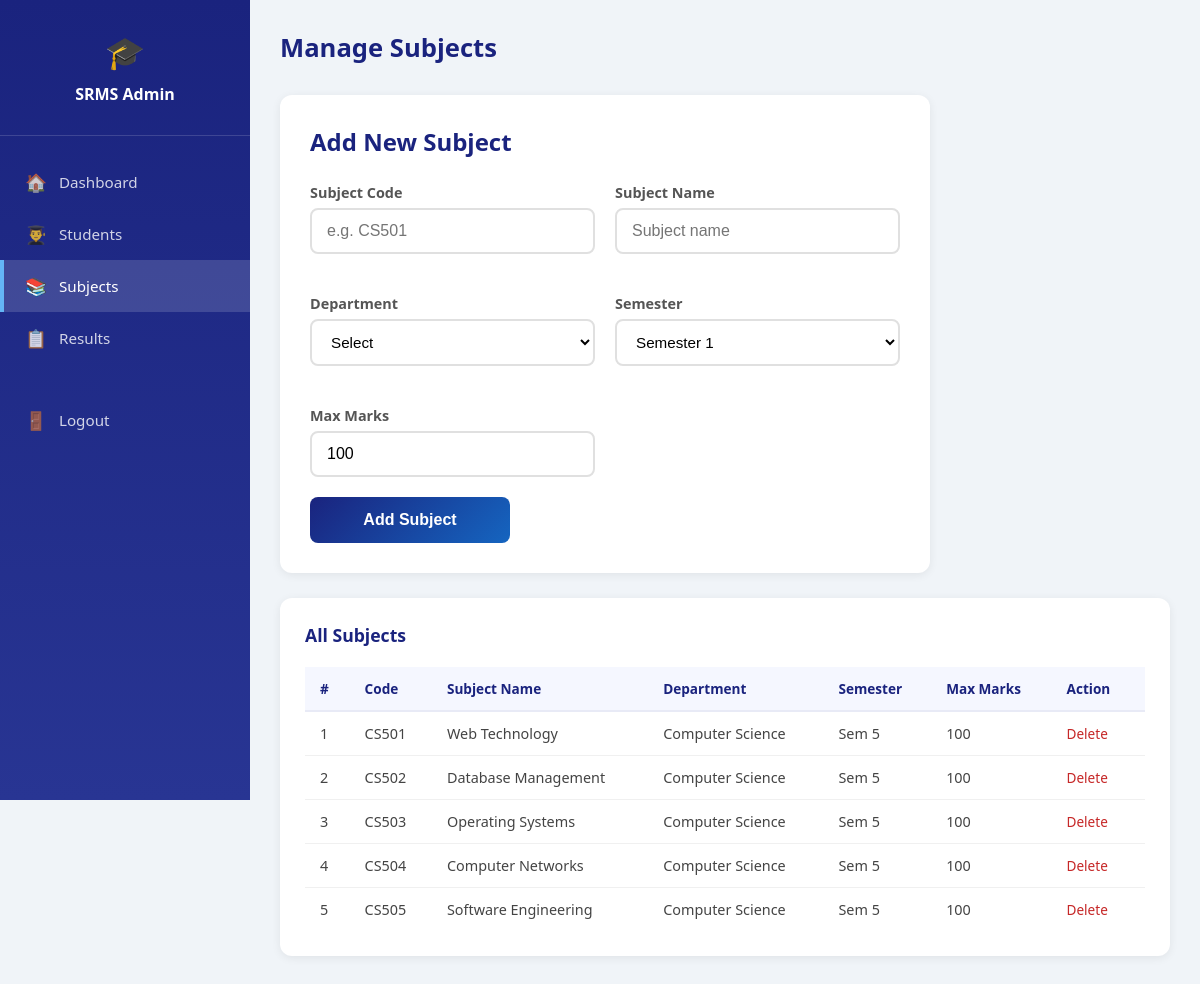
The app's page /php/manage_subjects.php (signed in) with its own data.
### tables this page shows
CREATE TABLE subjects (
    id INT AUTO_INCREMENT PRIMARY KEY,
    subject_code VARCHAR(20) NOT NULL UNIQUE,
    subject_name VARCHAR(100) NOT NULL,
    department VARCHAR(50) NOT NULL,
    semester INT NOT NULL,
    max_marks INT DEFAULT 100
);

### php/manage_subjects.php (the view, shortened to what this page needs)
<?php
require_once 'config.php';
$subjects = mysqli_query($conn, "SELECT * FROM subjects ORDER BY semester, subject_code");
?>
<!DOCTYPE html>
<html lang="en">
<head><meta charset="UTF-8"><title>Manage Subjects - SRMS</title><link rel="stylesheet" href="../css/style.css"></head>
<body>
<div class="dashboard">
    <aside class="sidebar">
        <div class="brand"><div style="font-size:2rem;">🎓</div><h3>SRMS Admin</h3></div>
        <nav>
            <a href="admin_dashboard.php"><span>🏠</span> Dashboard</a>
            <a href="manage_students.php"><span>👨‍🎓</span> Students</a>
            <a href="manage_subjects.php" class="active"><span>📚</span> Subjects</a>
            <a href="manage_results.php"><span>📋</span> Results</a>
            <a href="admin_logout.php" style="margin-top:30px;"><span>🚪</span> Logout</a>
        </nav>
    </aside>
    <main class="main-content">
        <div class="topbar"><h1>Manage Subjects</h1></div>
        <div class="form-card" style="margin-bottom:25px;">
            <h2>Add New Subject</h2>
            <form method="POST">
                <div class="form-row">
                    <div class="form-group"><label>Subject Code</label><input type="text" name="subject_code" placeholder="e.g. CS501" required></div>
                    <div class="form-group"><label>Subject Name</label><input type="text" name="subject_name" placeholder="Subject name" required></div>
                    <div class="form-group"><label>Department</label>
                        <select name="department" required>
                            <option value="">Select</option>
                        </select>
                    </div>
                    <div class="form-group"><label>Semester</label>
                        <select name="semester" required><?php for($i=1;$i<=8;$i++) echo "<option value='$i'>Semester $i</option>"; ?></select>
                    </div>
                    <div class="form-group"><label>Max Marks</label><input type="number" name="max_marks" value="100" min="1" required></div>
                </div>
                <button type="submit" name="add_subject" class="submit-btn" style="max-width:200px;">Add Subject</button>
            </form>
        </div>
        <div class="table-card">
            <h2>All Subjects</h2>
            <table>
                <thead><tr><th>#</th><th>Code</th><th>Subject Name</th><th>Department</th><th>Semester</th><th>Max Marks</th><th>Action</th></tr></thead>
                <tbody>
                <?php $i=1; while($row = mysqli_fetch_assoc($subjects)): ?>
                <tr>
                    <td><?= $i++ ?></td>
                    <td><?= htmlspecialchars($row['subject_code']) ?></td>
                    <td><?= htmlspecialchars($row['subject_name']) ?></td>
                    <td><?= htmlspecialchars($row['department']) ?></td>
                    <td>Sem <?= $row['semester'] ?></td>
                    <td><?= $row['max_marks'] ?></td>
                    <td class="action-links"><a href="?delete=<?= $row['id'] ?>" class="del" onclick="return confirm('Delete?')">Delete</a></td>
                </tr>
                <?php endwhile; ?>
                </tbody>
            </table>
        </div>
    </main>
</div>
</body>
</html>

### css/style.css (style rules this page uses)
* { margin: 0; padding: 0; box-sizing: border-box; }
body { font-family: 'Segoe UI', Tahoma, Geneva, Verdana, sans-serif; background: #f0f4f8; color: #333; }
.form-group { margin-bottom: 20px; }
.form-group label { display: block; font-weight: 600; margin-bottom: 6px; color: #444; font-size: 0.9rem; }
.form-group input { width: 100%; padding: 12px 15px; border: 2px solid #e0e0e0; border-radius: 8px; font-size: 1rem; transition: border-color 0.2s; outline: none; }
.submit-btn { width: 100%; padding: 14px; background: linear-gradient(135deg, #1a237e, #1565c0); color: white; border: none; border-radius: 8px; font-size: 1rem; font-weight: 600; cursor: pointer; transition: opacity 0.2s; }
.dashboard { display: flex; min-height: 100vh; }
.sidebar { width: 250px; min-height: 100vh; background: linear-gradient(180deg, #1a237e, #283593); padding: 30px 0; position: fixed; top: 0; left: 0; }
.sidebar .brand { text-align: center; padding: 0 20px 30px; border-bottom: 1px solid rgba(255,255,255,0.15); }
.sidebar .brand h3 { color: white; font-size: 1rem; margin-top: 10px; }
.sidebar nav { padding: 20px 0; }
.sidebar nav a { display: flex; align-items: center; gap: 12px; color: rgba(255,255,255,0.8); text-decoration: none; padding: 14px 25px; font-size: 0.95rem; transition: all 0.2s; }
.sidebar nav a:hover, .sidebar nav a.active { background: rgba(255,255,255,0.15); color: white; border-left: 4px solid #64b5f6; padding-left: 21px; }
.sidebar nav a span { font-size: 1.1rem; }
.main-content { margin-left: 250px; flex: 1; padding: 30px; }
.topbar { display: flex; justify-content: space-between; align-items: center; margin-bottom: 30px; }
.topbar h1 { font-size: 1.6rem; color: #1a237e; }
.table-card { background: white; border-radius: 12px; padding: 25px; box-shadow: 0 2px 10px rgba(0,0,0,0.07); margin-bottom: 30px; }
.table-card h2 { color: #1a237e; margin-bottom: 20px; font-size: 1.1rem; }
table { width: 100%; border-collapse: collapse; }
th { background: #f5f7ff; color: #1a237e; font-weight: 600; text-align: left; padding: 12px 15px; font-size: 0.85rem; border-bottom: 2px solid #e8eaf6; }
td { padding: 12px 15px; border-bottom: 1px solid #f0f0f0; font-size: 0.9rem; color: #444; }
tr:last-child td { border-bottom: none; }
.action-links a { color: #1565c0; text-decoration: none; margin-right: 10px; font-size: 0.85rem; }
.action-links a.del { color: #c62828; }
.form-card { background: white; border-radius: 12px; padding: 30px; box-shadow: 0 2px 10px rgba(0,0,0,0.07); max-width: 650px; }
.form-card h2 { color: #1a237e; margin-bottom: 25px; }
.form-row { display: grid; grid-template-columns: 1fr 1fr; gap: 20px; }
.form-card .form-group label { color: #555; }
.form-card .form-group select { width: 100%; padding: 12px 15px; border: 2px solid #e0e0e0; border-radius: 8px; font-size: 0.95rem; outline: none; background: white; }

### records on screen
subjects: subject_code "CS501", subject_name "Web Technology", department "Computer Science", semester "5", max_marks "100"
subjects: subject_code "CS502", subject_name "Database Management", department "Computer Science", semester "5", max_marks "100"
subjects: subject_code "CS503", subject_name "Operating Systems", department "Computer Science", semester "5", max_marks "100"
subjects: subject_code "CS504", subject_name "Computer Networks", department "Computer Science", semester "5", max_marks "100"
subjects: subject_code "CS505", subject_name "Software Engineering", department "Computer Science", semester "5", max_marks "100"
